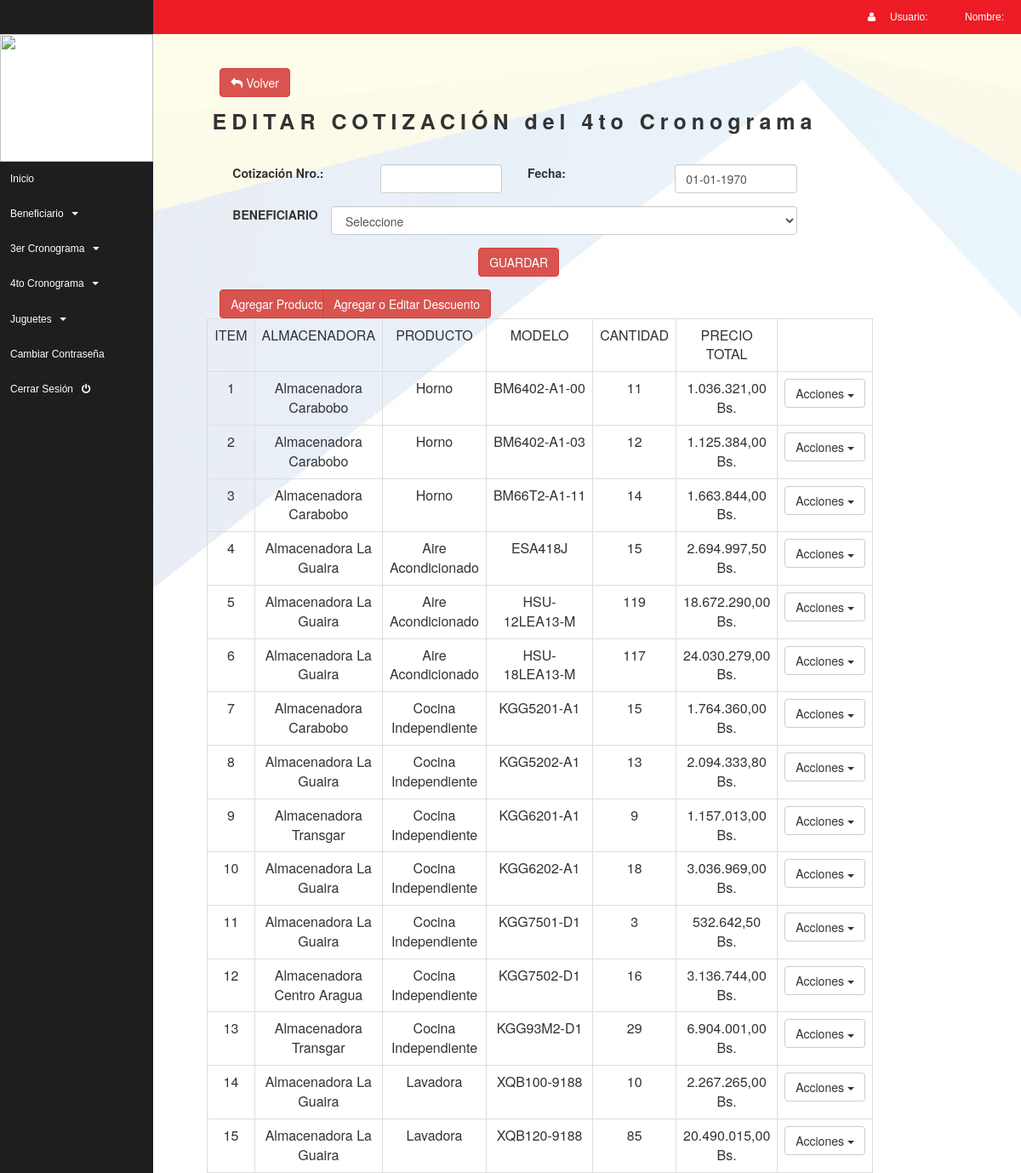
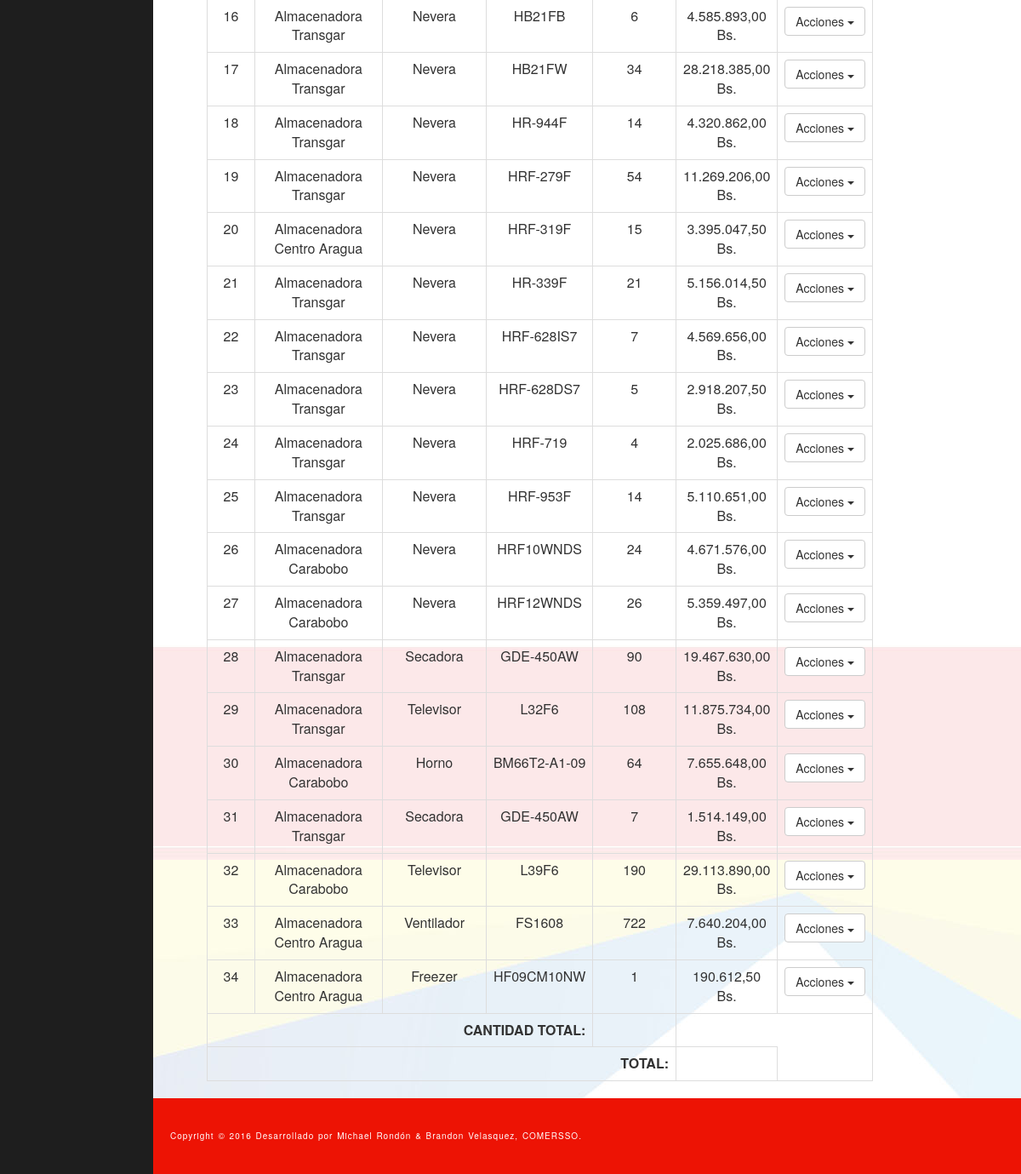
/html/4to_Cronograma/editCotizacion.php?id=4, run on the app's committed database (2 pictures, top to bottom).
### tables this page shows
CREATE TABLE `ordenes_4to` (
  `id_ordenes` bigint(20) NOT NULL,
  `id_cotizacion` bigint(20) NOT NULL,
  `id_modelo` bigint(20) NOT NULL,
  `cantidad` int(11) NOT NULL,
  `precio_total` varchar(255) NOT NULL,
  `precio_num` double NOT NULL,
  `id_almacenadora` bigint(20) NOT NULL,
  `id_producto` bigint(20) NOT NULL,
  `despachado` int(11) NOT NULL DEFAULT '0'
);

CREATE TABLE `almacenadoras_4to` (
  `id_almacenadora` int(11) NOT NULL,
  `nombre` varchar(255) NOT NULL
);

CREATE TABLE `productos_4to` (
  `id_producto` bigint(20) NOT NULL,
  `producto` varchar(100) NOT NULL
);

CREATE TABLE `modelo_4to` (
  `id_modelo` bigint(20) NOT NULL,
  `modelo` varchar(30) NOT NULL,
  `precio` double NOT NULL,
  `id_producto` bigint(20) NOT NULL,
  `cargado` int(11) NOT NULL DEFAULT '0'
);

### core/models/classConexion.php (called while the page is built, shortened)
<?php
	class Conexion extends mysqli{
		public function rows($query){
			return mysqli_num_rows($query);
		}
		public function recorrer($query){
			return mysqli_fetch_array($query);
		}
	}
?>

### html/4to_Cronograma/editCotizacion.php (the view, shortened to what this page needs)
<?php
	include(HTML_DIR."overall/header.php");
	include(HTML_DIR."overall/menu.php");
	$db=new Conexion();
?>
<link rel="stylesheet" href="views/app/css/jquery-ui.css">
<body class="fondo">
	<div class="container-fluid">
		<div class="row" style="padding-left: 40px; padding-top: 80px; width: 100%;">
		    <div class="col-sm-12">
		        <div class="row">
		            <div class="col-sm-8 col-sm-offset-2" data-form-type="formoid">
		            	<div class="col-md-12">
							<a class="btn btn-danger" href="?view=4toCronograma&mode=allCotizacion"><i class="fa fa-reply" aria-hidden="true"></i> Volver</a>
						</div>
						<br>
						<br>
		                <div class="mbr-header mbr-header--center mbr-header--std-padding">
		                    <h2 class="mbr-header__text">EDITAR COTIZACIÓN <?php echo $_cotizacion4to[$_GET['id']]['cotizacion'];?> del 4to Cronograma</h2>
		                </div>
		                <form method="post" action="?view=4toCronograma&mode=editCotizacion&id=<?php echo $_GET['id'];?>" id="form_cotizacion">
							<div class="form-group col-sm-12">
								<div class="col-sm-3">
									<label for="cotizacion" class="control-label"><strong>Cotizaci&oacute;n Nro.:</strong></label>
							    </div>
							    <div class="col-sm-3">
							      <input type="text" class="form-control" id="cotizacion" name="cotizacion" value="<?php echo $_cotizacion4to[$_GET['id']]['cotizacion'];?>" required>
							    </div>
								<label class="col-sm-3 control-label">
									<strong>Fecha: </strong>
								</label>
								<div class="col-sm-3">
							      <input type="text" class="form-control" id="datepicker" name="fecha" value="<?php echo $fec=date("d-m-Y", strtotime($_cotizacion4to[$_GET['id']]['fecha']));?>" autocomplete="off" required>
							    </div>
							</div>
							<div class="form-group col-sm-12">
								<label class="col-sm-2 control-label">BENEFICIARIO</label>
								<div class="col-sm-10">
									<select class="form-control" name="empresa">
											<option value="">Seleccione</option>
							    	</select>
							    </div>
							</div>
							<div class="form-group col-sm-12">
								<div class="col-sm-5"></div>
								<div class="col-sm-7">
									<button type="submit" class="btn btn-danger">GUARDAR</button>
								</div>
							</div>
						</form>
			            <div class="col-md-2">
							<a class="btn btn-danger" href="?view=4toCronograma&mode=addProducto&id=<?php echo $_GET['id'];?>">Agregar Producto</a>
						</div>
						<div class="col-md-2">
							<a class="btn btn-danger" href="?view=4toCronograma&mode=addDescuento&id=<?php echo $_GET['id'];?>">Agregar o Editar Descuento</a>
						</div>
						<div class="form-group">
				            <table class="table table-bordered" id="mitabla">
								<tr>
									<td align="center">ITEM</td>
									<td align="center">ALMACENADORA</td>
									<td align="center">PRODUCTO</td>
									<td align="center">MODELO</td>
									<td align="center">CANTIDAD</td>
									<td align="center">PRECIO TOTAL</td>
									<td></td>
								</tr>
								<?php
									$id=$_GET['id'];
									$sql=$db->query("SELECT o.id_ordenes, o.cantidad, o.precio_total, a.nombre, p.producto, m.modelo FROM ordenes_4to o INNER JOIN almacenadoras_4to a ON o.id_almacenadora=a.id_almacenadora INNER JOIN productos_4to p ON o.id_producto=p.id_producto INNER JOIN modelo_4to m ON o.id_modelo=m.id_modelo WHERE o.id_cotizacion=$id;");
									$contador=1;
									if($db->rows($sql)){
										while($data=$db->recorrer($sql)){
											?>
												<tr>
													<td align="center"><?php echo $contador;?></td>
													<td align="center"><?php echo $data[3];?></td>
													<td align="center"><?php echo $data[4];?></td>
													<td align="center"><?php echo $data[5];?></td>
													<td align="center"><?php echo $data[1];?></td>
													<td align="center"><?php echo $data[2];?></td>
													<td>
														<div class="dropdown">
					  										<button class="btn btn-default dropdown-toggle" type="button" id="dropdownMenu1" data-toggle="dropdown" aria-haspopup="true" aria-expanded="true">
					    										Acciones
					    										<span class="caret"></span>
					  										</button>
														</div>
													</td>
												</tr>
											<?php
											$contador++;
										}
									}
								?>
								<tr>
									<td colspan='4' align='right' class='abajo izquierda'>
										<strong>CANTIDAD TOTAL:</strong>
									</td>
									<td align=center><?php echo $_cotizacion4to[$_GET['id']]['unidades_total'];?></td>
								</tr>
								<tr>
									<td colspan='5' align='right' class='izquierda'>
										<strong>TOTAL:</strong>
									</td>
									<td align=center><?php echo $_cotizacion4to[$_GET['id']]['total'];?></td>
								</tr>
							</table>
			            </div>
		            </div>
		        </div>
		    </div>
		</div>
    </div>
	<?php
		include(HTML_DIR."overall/footer.php");
	?>
</body>
</html>

### views/mobirise/css/style.css (style rules this page uses)
.mbr-header { margin-top: -20px; padding: 0; position: relative; text-align: left; top: 10px; }
.mbr-header--std-padding { padding-bottom: 41px; }
.mbr-header--center { text-align: center; }
.mbr-header__text { display: block; font-size: 25px; font-weight: bold; letter-spacing: 6px; line-height: 1.5em; margin: 0; }

### views/dropdown-menu/style.css (style rules this page uses)
.dropdown-toggle::after { display:inline-block!important;width:0!important;border-top:5px solid;border-right:5px solid transparent;border-left:5px solid transparent;border-bottom:0!important;margin-left:4px!important }

### views/app/css/menu.css (style rules this page uses)
* { margin: 0; padding: 0; -webkit-box-sizing: border-box; -moz-box-sizing: border-box; box-sizing: border-box; }

### views/app/css/format.css (style rules this page uses)
option { text-transform: uppercase; }
.fondo { background: url("../images/fondo2.jpg"); }

### data on the page
ordenes_4to: almacenadoras_4to.nombre "Almacenadora Carabobo", productos_4to.producto "Horno", modelo_4to.modelo "BM6402-A1-00", cantidad "11", precio_total "1.036.321,00 Bs."
ordenes_4to: almacenadoras_4to.nombre "Almacenadora Carabobo", productos_4to.producto "Horno", modelo_4to.modelo "BM6402-A1-03", cantidad "12", precio_total "1.125.384,00 Bs."
ordenes_4to: almacenadoras_4to.nombre "Almacenadora Carabobo", productos_4to.producto "Horno", modelo_4to.modelo "BM66T2-A1-11", cantidad "14", precio_total "1.663.844,00 Bs."
ordenes_4to: almacenadoras_4to.nombre "Almacenadora La Guaira", productos_4to.producto "Aire Acondicionado", modelo_4to.modelo "ESA418J", cantidad "15", precio_total "2.694.997,50 Bs."
ordenes_4to: almacenadoras_4to.nombre "Almacenadora La Guaira", productos_4to.producto "Aire Acondicionado", modelo_4to.modelo "HSU-12LEA13-M", cantidad "119", precio_total "18.672.290,00 Bs."
ordenes_4to: almacenadoras_4to.nombre "Almacenadora La Guaira", productos_4to.producto "Aire Acondicionado", modelo_4to.modelo "HSU-18LEA13-M", cantidad "117", precio_total "24.030.279,00 Bs."
ordenes_4to: almacenadoras_4to.nombre "Almacenadora Carabobo", productos_4to.producto "Cocina Independiente", modelo_4to.modelo "KGG5201-A1", cantidad "15", precio_total "1.764.360,00 Bs."
ordenes_4to: almacenadoras_4to.nombre "Almacenadora La Guaira", productos_4to.producto "Cocina Independiente", modelo_4to.modelo "KGG5202-A1", cantidad "13", precio_total "2.094.333,80 Bs."
ordenes_4to: almacenadoras_4to.nombre "Almacenadora Transgar", productos_4to.producto "Cocina Independiente", modelo_4to.modelo "KGG6201-A1", cantidad "9", precio_total "1.157.013,00 Bs."
ordenes_4to: almacenadoras_4to.nombre "Almacenadora La Guaira", productos_4to.producto "Cocina Independiente", modelo_4to.modelo "KGG6202-A1", cantidad "18", precio_total "3.036.969,00 Bs."
ordenes_4to: almacenadoras_4to.nombre "Almacenadora La Guaira", productos_4to.producto "Cocina Independiente", modelo_4to.modelo "KGG7501-D1", cantidad "3", precio_total "532.642,50 Bs."
ordenes_4to: almacenadoras_4to.nombre "Almacenadora Centro Aragua", productos_4to.producto "Cocina Independiente", modelo_4to.modelo "KGG7502-D1", cantidad "16", precio_total "3.136.744,00 Bs."
ordenes_4to: almacenadoras_4to.nombre "Almacenadora Transgar", productos_4to.producto "Cocina Independiente", modelo_4to.modelo "KGG93M2-D1", cantidad "29", precio_total "6.904.001,00 Bs."
ordenes_4to: almacenadoras_4to.nombre "Almacenadora La Guaira", productos_4to.producto "Lavadora", modelo_4to.modelo "XQB100-9188", cantidad "10", precio_total "2.267.265,00 Bs."
ordenes_4to: almacenadoras_4to.nombre "Almacenadora La Guaira", productos_4to.producto "Lavadora", modelo_4to.modelo "XQB120-9188", cantidad "85", precio_total "20.490.015,00 Bs."
ordenes_4to: almacenadoras_4to.nombre "Almacenadora Transgar", productos_4to.producto "Nevera", modelo_4to.modelo "HB21FB", cantidad "6", precio_total "4.585.893,00 Bs."
ordenes_4to: almacenadoras_4to.nombre "Almacenadora Transgar", productos_4to.producto "Nevera", modelo_4to.modelo "HB21FW", cantidad "34", precio_total "28.218.385,00 Bs."
ordenes_4to: almacenadoras_4to.nombre "Almacenadora Transgar", productos_4to.producto "Nevera", modelo_4to.modelo "HR-944F", cantidad "14", precio_total "4.320.862,00 Bs."
ordenes_4to: almacenadoras_4to.nombre "Almacenadora Transgar", productos_4to.producto "Nevera", modelo_4to.modelo "HRF-279F", cantidad "54", precio_total "11.269.206,00 Bs."
ordenes_4to: almacenadoras_4to.nombre "Almacenadora Centro Aragua", productos_4to.producto "Nevera", modelo_4to.modelo "HRF-319F", cantidad "15", precio_total "3.395.047,50 Bs."
ordenes_4to: almacenadoras_4to.nombre "Almacenadora Transgar", productos_4to.producto "Nevera", modelo_4to.modelo "HR-339F", cantidad "21", precio_total "5.156.014,50 Bs."
ordenes_4to: almacenadoras_4to.nombre "Almacenadora Transgar", productos_4to.producto "Nevera", modelo_4to.modelo "HRF-628IS7", cantidad "7", precio_total "4.569.656,00 Bs."
ordenes_4to: almacenadoras_4to.nombre "Almacenadora Transgar", productos_4to.producto "Nevera", modelo_4to.modelo "HRF-628DS7", cantidad "5", precio_total "2.918.207,50 Bs."
ordenes_4to: almacenadoras_4to.nombre "Almacenadora Transgar", productos_4to.producto "Nevera", modelo_4to.modelo "HRF-719", cantidad "4", precio_total "2.025.686,00 Bs."
ordenes_4to: almacenadoras_4to.nombre "Almacenadora Transgar", productos_4to.producto "Nevera", modelo_4to.modelo "HRF-953F", cantidad "14", precio_total "5.110.651,00 Bs."
ordenes_4to: almacenadoras_4to.nombre "Almacenadora Carabobo", productos_4to.producto "Nevera", modelo_4to.modelo "HRF10WNDS", cantidad "24", precio_total "4.671.576,00 Bs."
ordenes_4to: almacenadoras_4to.nombre "Almacenadora Carabobo", productos_4to.producto "Nevera", modelo_4to.modelo "HRF12WNDS", cantidad "26", precio_total "5.359.497,00 Bs."
ordenes_4to: almacenadoras_4to.nombre "Almacenadora Transgar", productos_4to.producto "Secadora", modelo_4to.modelo "GDE-450AW", cantidad "90", precio_total "19.467.630,00 Bs."
ordenes_4to: almacenadoras_4to.nombre "Almacenadora Transgar", productos_4to.producto "Televisor", modelo_4to.modelo "L32F6", cantidad "108", precio_total "11.875.734,00 Bs."
ordenes_4to: almacenadoras_4to.nombre "Almacenadora Carabobo", productos_4to.producto "Horno", modelo_4to.modelo "BM66T2-A1-09", cantidad "64", precio_total "7.655.648,00 Bs."
ordenes_4to: almacenadoras_4to.nombre "Almacenadora Transgar", productos_4to.producto "Secadora", modelo_4to.modelo "GDE-450AW", cantidad "7", precio_total "1.514.149,00 Bs."
ordenes_4to: almacenadoras_4to.nombre "Almacenadora Carabobo", productos_4to.producto "Televisor", modelo_4to.modelo "L39F6", cantidad "190", precio_total "29.113.890,00 Bs."
ordenes_4to: almacenadoras_4to.nombre "Almacenadora Centro Aragua", productos_4to.producto "Ventilador", modelo_4to.modelo "FS1608", cantidad "722", precio_total "7.640.204,00 Bs."
ordenes_4to: almacenadoras_4to.nombre "Almacenadora Centro Aragua", productos_4to.producto "Freezer", modelo_4to.modelo "HF09CM10NW", cantidad "1", precio_total "190.612,50 Bs."
